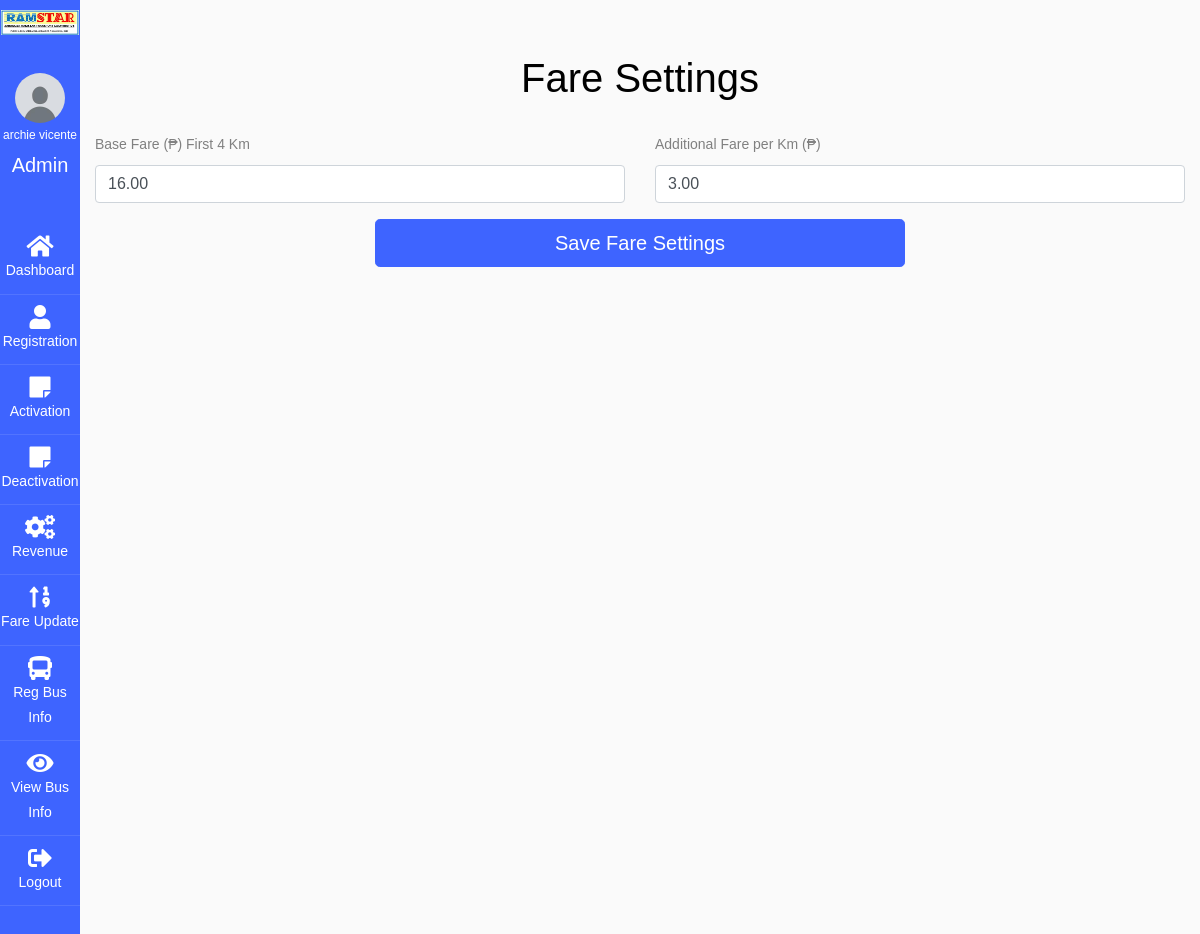
The app's page /admin/fareupdate.php (signed in), older data.
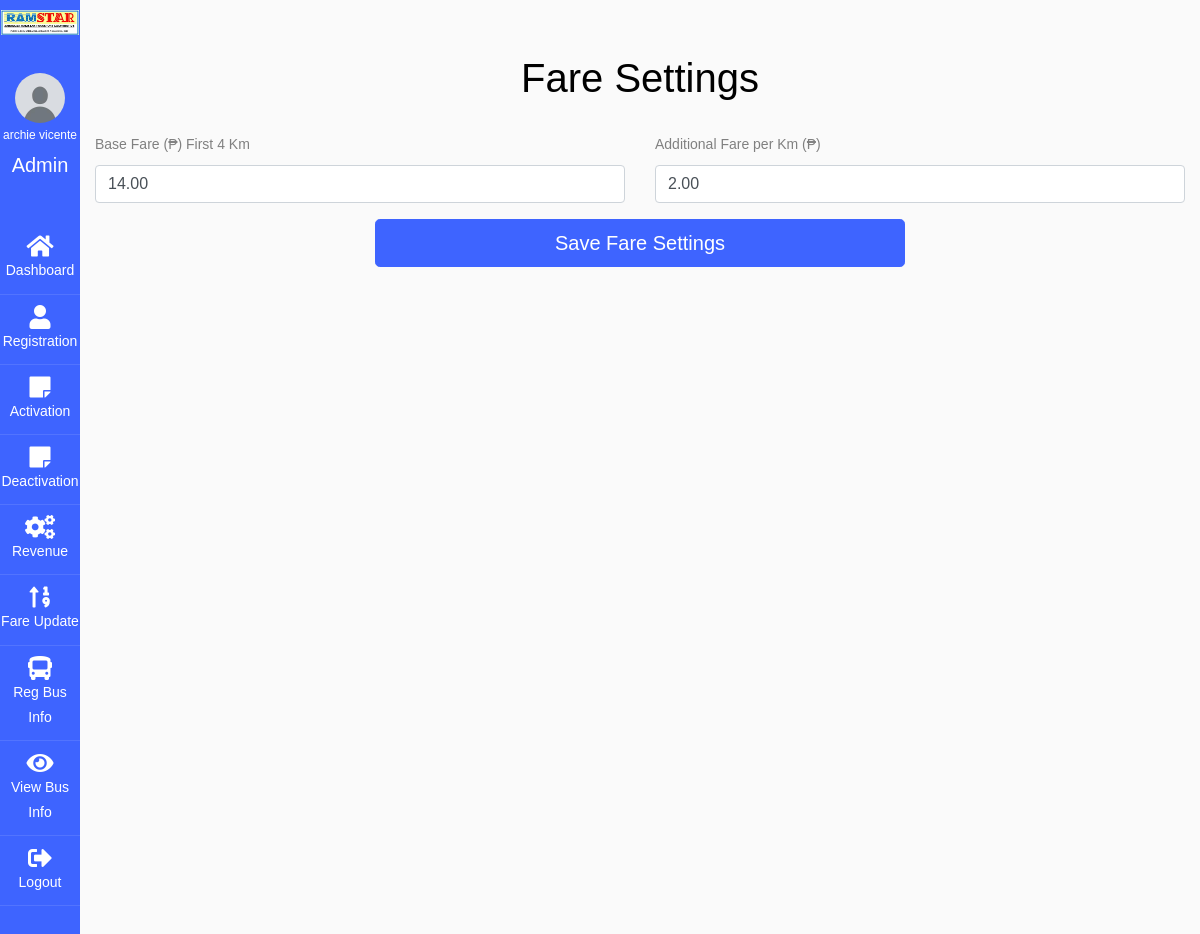
The same page, newer data.
### tables this page shows
CREATE TABLE `fare_settings` (
  `id` int(11) NOT NULL,
  `base_fare` decimal(10,2) NOT NULL,
  `additional_fare` decimal(10,2) NOT NULL
);

### admin/fareupdate.php (the view, shortened to what this page needs)
<?php
include '../config/connection.php';
$query = "SELECT * FROM fare_settings LIMIT 1";
$result = $conn->query($query);
$fareSettings = $result->fetch_assoc();
?>
<!DOCTYPE html>
<html lang="en">
<head>
    <link href="https://cdn.jsdelivr.net/npm/bootstrap@5.3.0-alpha1/dist/css/bootstrap.min.css" rel="stylesheet" />
    <link rel="stylesheet" href="https://stackpath.bootstrapcdn.com/font-awesome/4.7.0/css/font-awesome.min.css">
    <link rel="stylesheet" href="https://cdnjs.cloudflare.com/ajax/libs/font-awesome/6.0.0-beta3/css/all.min.css">
    <link rel="stylesheet" href="https://cdnjs.cloudflare.com/ajax/libs/font-awesome/5.15.4/css/all.min.css">
    <link rel="stylesheet" href="../css/style.css">
</head>
<body>
    <div class="container mt-5">
        <h1 class="text-center">Fare Settings</h1>
        <form method="POST" class="mt-4">
            <div class="row mb-3">
                <div class="col-md-6">
                    <label for="base_fare" class="form-label">Base Fare (₱) First 4 Km</label>
                    <input type="number" id="base_fare" name="base_fare" class="form-control" placeholder="14.00"
                        step="0.01" value="<?= htmlspecialchars($fareSettings['base_fare']) ?>" required>
                </div>
                <div class="col-md-6">
                    <label for="additional_fare" class="form-label">Additional Fare per Km (₱)</label>
                    <input type="number" id="additional_fare" name="additional_fare" class="form-control" step="0.01"
                        value="<?= htmlspecialchars($fareSettings['additional_fare']) ?>" required>
                </div>
            </div>
            <div class="row mb-3">
                <div class="col-md-6 offset-md-3">
                    <button type="submit" class="btn btn-primary btn-lg w-100">Save Fare Settings</button>
                </div>
            </div>
        </form>
    </div>
</body>
</html>

Row changes from the older to the newer data that the page shows:
changed fare_settings: base_fare "16.00" → "14.00"; additional_fare "3.00" → "2.00"
